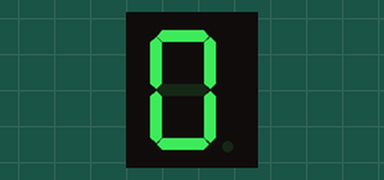
This sketch was run on a simulated Arduino Uno, built with avr-gcc and run on an emulated ATmega328P. Parts: 1-digit seven-segment display. Wiring (inferred from the names in the program): 1-digit 7-segment display, segments lit when LOW: segments pin 8, pin 9, pin 11, pin 12, pin 13, pin 7, pin 6, pin 10. The segment pins are drawn as the display they are named for.

Above: at 0.1 s.
At 4.1 s:
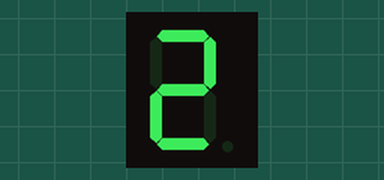
At 8.1 s:
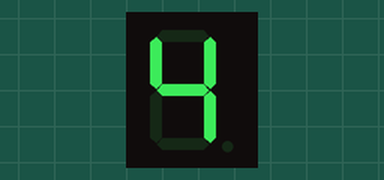
At 16.1 s:
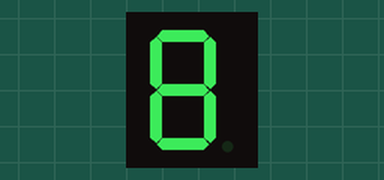
At 26.1 s:
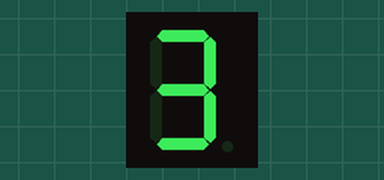
At 38.1 s:
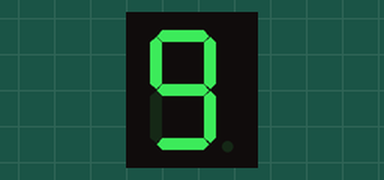

Measured:
- what the display in image 1 shows lasts 2.0 s, from 4.0 s to 6.0 s

The sketch:

TinkerCAD_08_7-segment__LED-________________.ino
```cpp
// ñïèñîê âûâîäîâ Arduino äëÿ ïîäêëþ÷åíèÿ ê ðàçðÿäàì a-g
// ñåìèñåãìåíòíîãî èíäèêàòîðà
int pins[8]={13,12,11,10,9,8,7,6};
// çíà÷åíèÿ äëÿ âûâîäà öèôð 0-9
byte numbers[10] = { B00010001, B11010111, B00110010,
B10010010, B11010100, B10011000, B00011000, B11010011,
B00010000, B10010000 };
int number=0; // ïåðåìåííàÿ äëÿ òåêóùåé öèôðû
void setup() {
// Ñêîíôèãóðèðîâàòü êîíòàêòû êàê âûõîäû
for (int i=0; i<8; i++)
    pinMode(pins[i],OUTPUT);
}
void loop() {
showNumber(number);
delay(2000);
number=(number+1)%10;   // îñòàòîê îò äåëåíèÿ íà 10
}
// ôóíêöèÿ âûâîäà öèôðû íà ñåìèñåãìåíòíûé èíäèêàòîð
void showNumber(int num) {
for (int i=0; i<8; i++) {
  if (bitRead(numbers[num],7-i)==1) // çàæå÷ü ñåãìåíò
      digitalWrite(pins[i], HIGH);
  else // ïîòóøèòü ñåãìåíò
      digitalWrite(pins[i], LOW);
}
}
```
